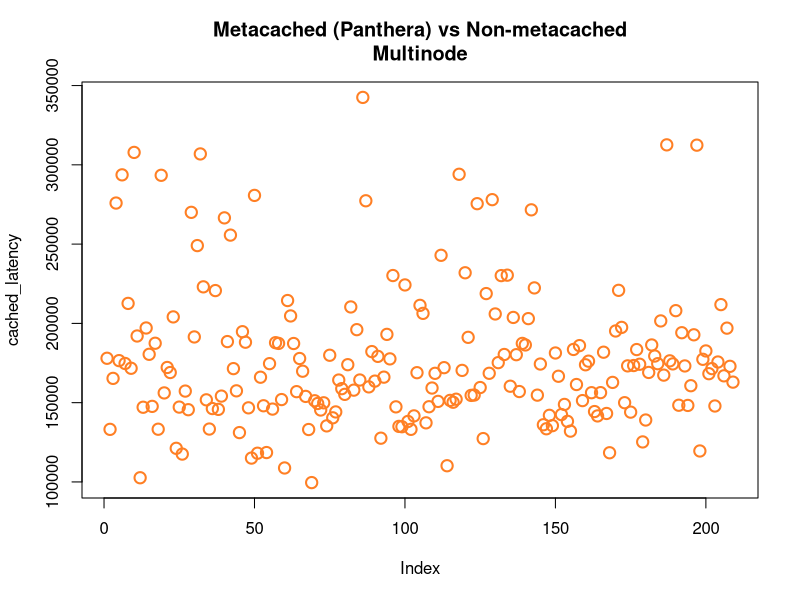

Generate this figure with R:
dat <- read.csv("latencies.csv")

cached_latency = unlist(na.omit(dat[1]))
no_cached_latency = unlist(na.omit(dat[2]))

pdf("point-plot.pdf")
plot(cached_latency, col="chocolate1", pch=1, cex = 1.5, lwd=2)
points(no_cached_latency, col="cornflowerblue", pch=1, cex = 1.5, lwd=2)
title("Metacached (Panthera) vs Non-metacached\nMultinode")
dev.off()